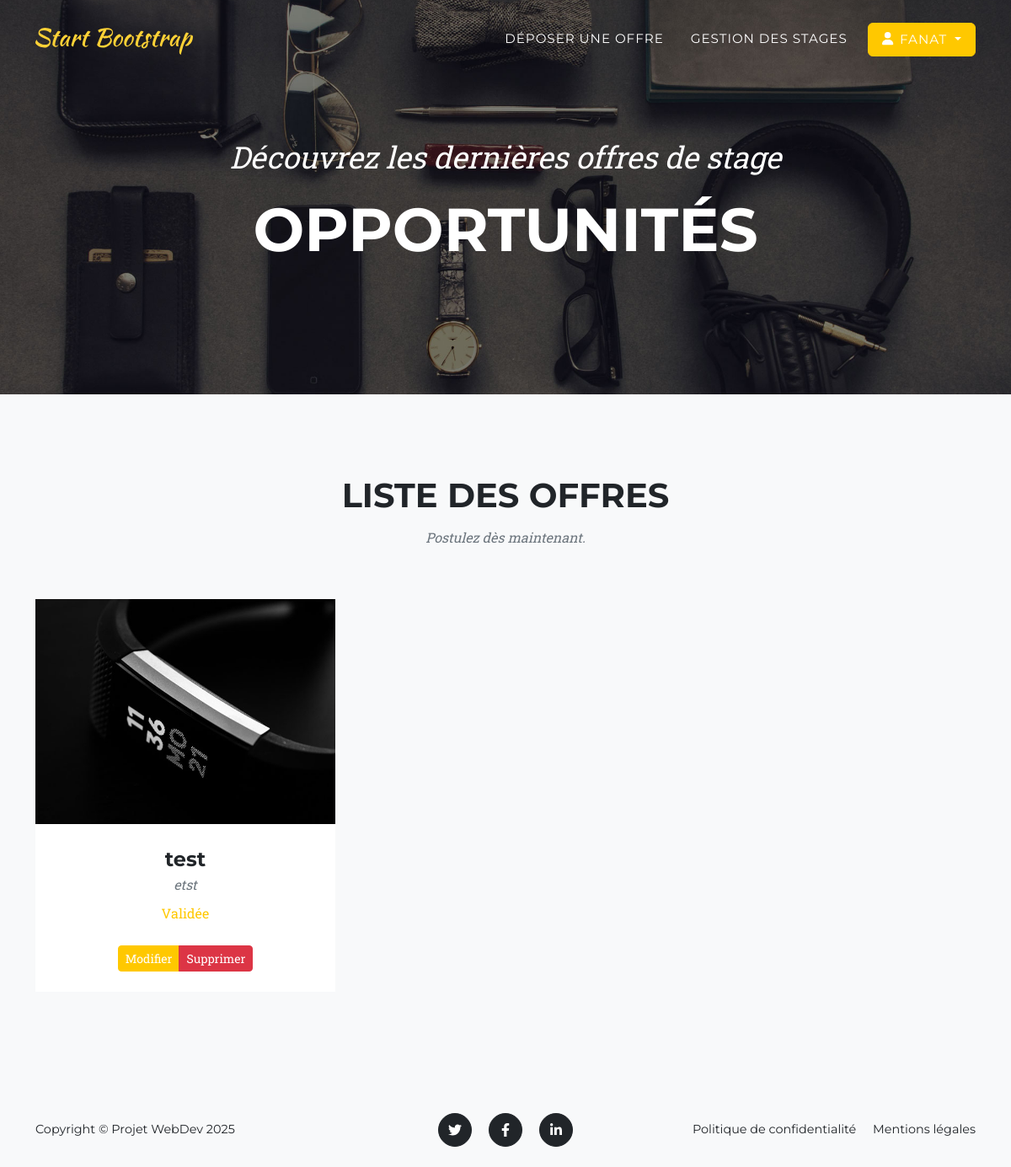
The app's page /offres/ (signed in) with its own data.
### internship_projet/models.py (models this page shows, shortened)
class Offre(models.Model):
    ETAT_CHOICES = [
        ('En attente', 'En attente validation'),
        ('Validée', 'Validée'),
        ('Refusée', 'Refusée'),
        ('Clôturée', 'Clôturée'),
    ]
    IDOffre = models.AutoField(primary_key=True)
    Organisme = models.CharField(max_length=100, verbose_name="Nom de l'organisme")
    NomContact = models.CharField(max_length=100, verbose_name="Nom et prénom du contact")
    EmailContact = models.EmailField(verbose_name="Email du contact")
    Titre = models.CharField(max_length=100, verbose_name="Titre du stage")
    Detail = models.TextField(verbose_name="Détail du stage")
    DateDepot = models.DateTimeField(default=timezone.now, verbose_name="Date de dépôt")
    Etat = models.CharField(max_length=30, choices=ETAT_CHOICES, default='En attente')

### internship_projet/views.py (the view)
# urls.py: path('', views.liste_offres, name='liste_offres'),
@login_required
def liste_offres(request):
    lesOffres = Offre.objects.filter(Etat='Validée').order_by('-DateDepot')
    search_query = request.GET.get('query')
    if search_query:
        lesOffres = lesOffres.filter(Titre__icontains=search_query)
    return render(request, 'internship_projet/liste_offres.html', {
        'offres': lesOffres,
        'search_query': search_query
    })

### internship_projet/templates/internship_projet/liste_offres.html (shortened to what this page needs)
{% extends 'internship_projet/base.html' %}
{% load static %}
{% block header_title %}Opportunités{% endblock %}
{% block header_subtitle %}Découvrez les dernières offres de stage{% endblock %}
{% block content %}
<section class="page-section bg-light" id="portfolio">
    <div class="container">
        <div class="text-center">
            <h2 class="section-heading text-uppercase">Liste des offres</h2>
            <h3 class="section-subheading text-muted">Postulez dès maintenant.</h3>
        </div>
        <div class="row">
            {% for offre in offres %}
            <div class="col-lg-4 col-sm-6 mb-4">
                <div class="portfolio-item">
                    <a class="portfolio-link" href="/offres/{{ offre.IDOffre }}/">
                        <img class="img-fluid" src="{% static 'internship_projet/assets/img/portfolio/1.jpg' %}"
                            alt="..." />
                    </a>
                    <div class="portfolio-caption">
                        <div class="portfolio-caption-heading">{{ offre.Titre }}</div>
                        <div class="portfolio-caption-subheading text-muted">{{ offre.Organisme }}</div>
                        <p class="mt-2 text-primary">{{ offre.Etat }}</p>
                        <div class="btn-group mt-2">
                            <a href="/offres/{{ offre.IDOffre }}/update/" class="btn btn-warning btn-sm">Modifier</a>
                            <a href="/offres/{{ offre.IDOffre }}/delete/" class="btn btn-danger btn-sm">Supprimer</a>
                        </div>
                    </div>
                </div>
            </div>
            {% empty %}
            <div class="col-12 text-center">
                <p>Aucune offre disponible.</p>
            </div>
            {% endfor %}
        </div>
    </div>
</section>
{% endblock %}

### internship_projet/templates/internship_projet/base.html (shortened to what this page needs)
{% load static %}
<!DOCTYPE html>
<html lang="fr">
    <head>
        <link href="{% static 'internship_projet/css/styles.css' %}" rel="stylesheet" />
    </head>
    <body id="page-top">
        <nav class="navbar navbar-expand-lg navbar-dark fixed-top" id="mainNav">
            <div class="container">
                <a class="navbar-brand" href="{% url 'liste_offres' %}">
                    <img src="{% static 'internship_projet/assets/img/navbar-logo.svg' %}" alt="Logo" />
                </a>
                <div class="collapse navbar-collapse" id="navbarResponsive">
                    <ul class="navbar-nav text-uppercase ms-auto py-4 py-lg-0">
                        <li class="nav-item">
                            <a class="nav-link" href="{% url 'creer_offre' %}">Déposer une offre</a>
                        </li>
                        {% if user.is_authenticated %}
                            <li class="nav-item">
                                <a class="nav-link" href="{% url 'liste_offres' %}">
                                    {% if user.is_superuser or is_prof %}
                                        Gestion des Stages
                                    {% else %}
                                        Consulter les Offres
                                    {% endif %}
                                </a>
                            </li>
                            <li class="nav-item dropdown">
                                <a class="nav-link dropdown-toggle btn btn-primary px-3 rounded text-white" href="#" id="navbarDropdown" role="button" data-bs-toggle="dropdown" aria-expanded="false">
                                    <i class="fas fa-user me-2"></i>{{ user.username }}
                                </a>
                            </li>
                        {% else %}
                            <li class="nav-item">
                                <a class="nav-link btn btn-primary text-white px-3 rounded" href="{% url 'login' %}">Espace Élève / Prof</a>
                            </li>
                        {% endif %}
                    </ul>
                </div>
            </div>
        </nav>
        <header class="masthead {% block header_class %}sub-page{% endblock %}">
            <div class="container">
                <div class="masthead-subheading">{% block header_subtitle %}{% endblock %}</div>
                <div class="masthead-heading text-uppercase">{% block header_title %}Plateforme Stages{% endblock %}</div>
            </div>
        </header>
        {% block content %}
        {% endblock %}
        <footer class="footer py-4 bg-light mt-auto">
            <div class="container">
                <div class="row align-items-center">
                    <div class="col-lg-4 text-lg-start">Copyright &copy; Projet WebDev 2025</div>
                    <div class="col-lg-4 my-3 my-lg-0">
                        <a class="btn btn-dark btn-social mx-2" href="#!" aria-label="Twitter"><i class="fab fa-twitter"></i></a>
                        <a class="btn btn-dark btn-social mx-2" href="#!" aria-label="Facebook"><i class="fab fa-facebook-f"></i></a>
                        <a class="btn btn-dark btn-social mx-2" href="#!" aria-label="LinkedIn"><i class="fab fa-linkedin-in"></i></a>
                    </div>
                    <div class="col-lg-4 text-lg-end">
                        <a class="link-dark text-decoration-none me-3" href="#!">Politique de confidentialité</a>
                        <a class="link-dark text-decoration-none" href="#!">Mentions légales</a>
                    </div>
                </div>
            </div>
        </footer>
    </body>
</html>

### records on screen
Offre: Titre "test", Organisme "etst", Etat "Validée"

### other values on screen
{{ user.username }} "FANAT"
